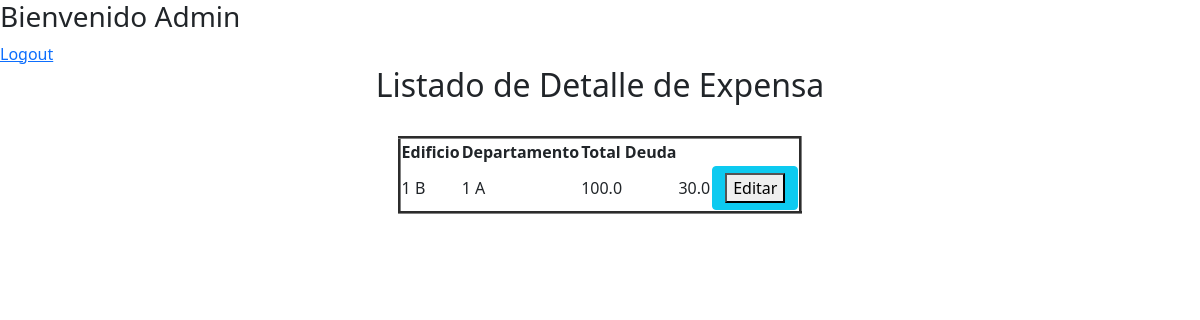
Screenshot of /expensa/detalle_expensa/1/ (signed in) with the database file from the repository.
### Expensas/models.py (models this page shows, shortened)
class Expensas(models.Model):
    ph_dpto = models.ForeignKey(Departamento,on_delete=models.CASCADE,related_name="PH")
    edificio_expensa= models.ForeignKey(Edificio,on_delete=models.CASCADE,verbose_name="Edificio",blank = True, null = True)
    expensas_puras = models.FloatField(verbose_name="Expensas Puras",blank = True, null = True)
    total_ingresos = models.FloatField(verbose_name="Total ingresos",blank = True, null = True)
    deuda_totales = models.FloatField(verbose_name="Total Adeudado",blank = True, null = True, default=None)
    intereses_mora = models.FloatField(verbose_name="Intereses por Mora",blank = True, null = True)
    materiales_limpieza = models.FloatField(verbose_name="materiales de limpieza",blank = True, null = True)
    servicios_luz= models.FloatField(verbose_name="servicios electricidad",blank = True, null = True)
    gastos_electricidad=models.FloatField(verbose_name="materiales y mano obra electricidad",blank = True, null = True)
    gastos_pintura=models.FloatField(verbose_name="materiales y mano obra pintura",blank = True, null = True)
    gastos_cerrajeria=models.FloatField(verbose_name=" materiales y mano de obra cerrajeria",blank = True, null = True)
    gastos_portero_electrico=models.FloatField(verbose_name="service portero electrico",blank = True, null = True)
    gastos_bomba_agua=models.FloatField(verbose_name="service bombas de agua",blank = True, null = True)
    gastos_matafuegos=models.FloatField(verbose_name=" recarga matafuegos",blank = True, null = True)
    gastos_accesorios=models.FloatField(verbose_name=" gastos accesorios",blank = True, null = True)
    vacaciones_encargado =models.FloatField(verbose_name=" vacaciones encargado",blank = True, null = True)
    reemplazo_encargado=models.FloatField(verbose_name=" reemplazo encargado",blank = True, null = True)
    sueldo_administrador = models.FloatField(verbose_name="Sueldo Administrador",blank = True, null = True)
    ascensores = models.FloatField(verbose_name="Gasto Ascensores",blank = True, null = True)
    aportes_encargado_limpieza = models.FloatField(verbose_name="Aportes Encargado Limpieza",blank = True, null = True)
    sueldo_encargado_limpieza = models.FloatField(verbose_name="Sueldo Encargado Limpieza",blank = True, null = True)
    seguro_edificio = models.FloatField(verbose_name="Seguro Edificio",blank = True, null = True)
    sueldo_anual_complementario = models.FloatField(verbose_name="Sueldo Anual Complementario",blank = True, null = True)
    total_gastos = models.FloatField(verbose_name="Total de Gastos (Egreso) ",blank = True, null = True, default=0)
    create_date = models.DateTimeField(auto_now=True,verbose_name="Fecha Creacion")
    porcentaja_departamento = models.ForeignKey(Departamento,on_delete=models.CASCADE,blank = True, null = True)
    class Meta:
        verbose_name = "Expensas"
        verbose_name_plural = "Expensas"
    def get_total_gastos(self):
        return self.total_gastos * self.porcentaja_departamento.porcentaje_correspondiente

### Administracion/models.py (models this page shows)
class Departamento(models.Model):
    ph = models.CharField(max_length=50, verbose_name="Departamento PH")
    porcentaje_correspondiente = models.FloatField(verbose_name="Porcentaje Correspondiente del Total", default=1)
    deuda_mes = models.FloatField(verbose_name="Deuda del Mes")
    total_deuda= models.FloatField(verbose_name="Deuda Total")
    edificio_nombre= models.ForeignKey(Edificio,verbose_name="Edificio",on_delete=models.CASCADE,default = None)
    class Meta:
        verbose_name ="Departamento"
        verbose_name_plural ="Departamentos"
    def __str__(self):
        return self.ph

### Expensas/views.py (the view)
# urls.py: path('detalle_expensa/<int:pk>/',login_required(ExpensasDetailView.as_view()),name ="detalle_expensa"),
class ExpensasDetailView(DetailView):
    model = Expensas
    template_name ="detalle_expensa.html"
    context_object_name ="expensas"

### Expensas/templates/detalle_expensa.html
{% extends 'base.html' %} {% block content %}
<h2 align="center">Listado de Detalle de Expensa </h2>
<br>
<table class="default" border="3" align="center">
    <tr>
        <th>Edificio</th>
        <th>Departamento</th>
        <th>Total Deuda</th>
    </tr>
    <tr>
        <td>
            {{expensas.ph_dpto}}
        </td>
        <td>
            {{expensas.porcentaja_departamento}}
        </td>
        <td>
            {{expensas.total_gastos}}
        </td>
        <td>
            {{expensas.get_total_gastos}}
        </td>
        <td>
            <a href="{% url 'editar_expensa' expensas.id %}" class="btn btn-info"><button>Editar</button></a>
        </td>
    </tr>
</table>
{% endblock %}

### rows the page displays
Expensas: ph_dpto "1 B", porcentaja_departamento "1 A", total_gastos "100.0", get_total_gastos "30.0"
